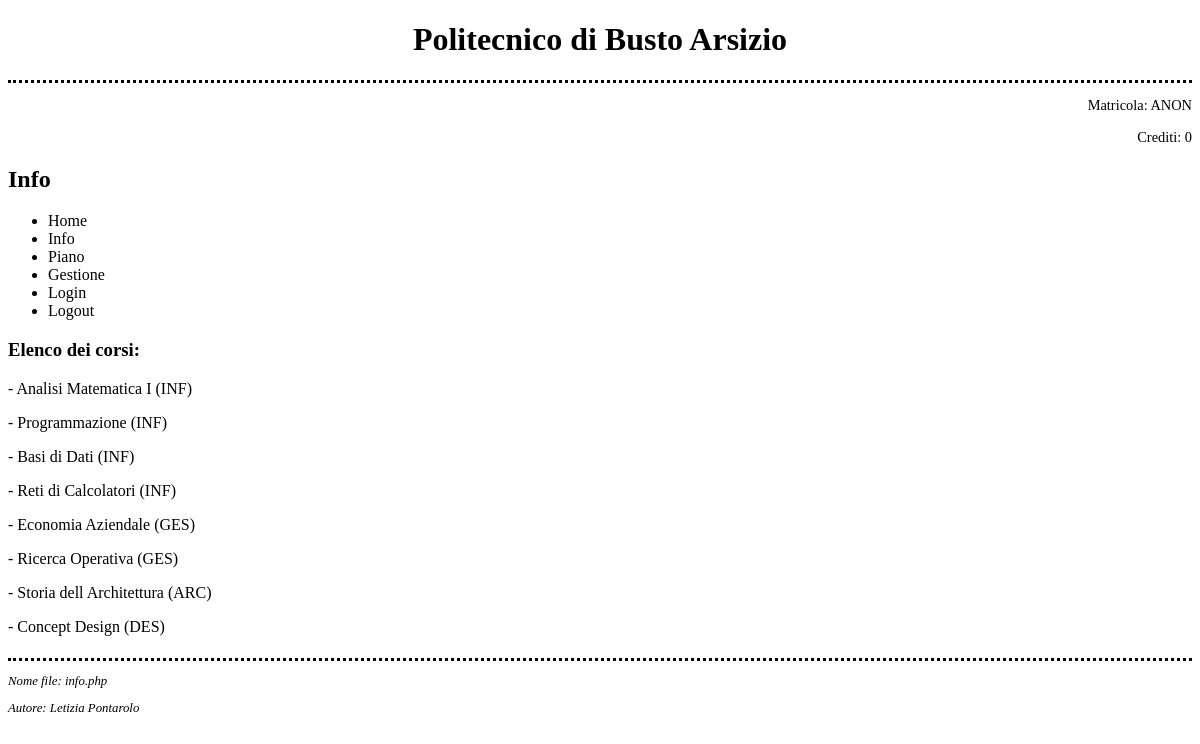
The page /pagine/info.php on the database its author committed.
### tables this page shows
CREATE TABLE IF NOT EXISTS corsi (
    Nome VARCHAR(100) DEFAULT NULL,
    Laurea VARCHAR(100) DEFAULT NULL,
    CID VARCHAR(100) DEFAULT NULL,
    Crediti INT DEFAULT NULL,
    Ore INT DEFAULT NULL,
    Attivo INT DEFAULT NULL
);

### pagine/info.php (the view, shortened to what this page needs)
<!doctype html>
<html lang="it">
    <head>
        <link rel="stylesheet" type="text/css" href="../altro/stile.css">
    </head>
    <body>
    <header class="titolo"><?php include '../altro/titolo.php'; ?></header>
    <div class="intestazione" ><?php include '../altro/intestazione.php'; ?></div>
		<h2 id="info" >Info</h2>
    <div class="menu" ><?php include '../altro/menu.php'; ?></div>
    <div class="centro">
<?php
$config = require __DIR__ . '/../config/database.local.php';
$con = mysqli_connect(
    $config['host'],
    $config['read_user'],
    $config['read_password'],
    $config['database']
);
mysqli_set_charset($con, 'utf8mb4');
  $query = "SELECT * FROM corsi WHERE Attivo='1'";
  $result = mysqli_query($con, $query);
  if (! $result)
   printf ("<p>errore – query fallita: %s<p>\n", mysqli_error($con));
  else
  echo "<h3>Elenco dei corsi:</h3>";
if (isset($_SESSION[ "loggato" ])) {
    if (!$_SESSION[ "loggato" ]) {
      while ($row = mysqli_fetch_assoc($result))
          echo "<p>- ".$row["Nome"]." (".$row["Laurea"].")</p>";
        }
      else {
        while ($row = mysqli_fetch_assoc($result))
          echo "<p>- ".$row["Nome"]." (".$row["Laurea"]." - ".$row["CID"]." - ".$row["Crediti"]." crediti - ".$row["Ore"]." ore)</p>";
      }
  }
  else {
    while ($row = mysqli_fetch_assoc($result))
          echo "<p>- ".$row["Nome"]." (".$row["Laurea"].")</p>";
  }
?>
</div>
<footer><?php include '../altro/footer.php'; ?></footer>
</body>
</html>

### altro/titolo.php
<?php
echo "<h1>Politecnico di Busto Arsizio</h1>"
?>

### altro/intestazione.php (shortened to what this page needs)
<?php
if (isset($_SESSION[ "loggato" ])) {
  if ($_SESSION[ "loggato" ] = true) {
    if ($_SESSION[ "studenteOResponsabile" ] == "studente") {
     echo "<p>Matricola: ".$_SESSION[ "matricola" ]."</p>";
     echo "<p>Crediti: ".$_SESSION[ "crediti" ]."</p>";  }
   else {
     echo "<p>Matricola: ".$_SESSION[ "matricola" ]."</p>";
     echo "<p>Crediti: NA</p>";   }
     }
     else {
      echo "<p>Matricola: ANON</p>";
      echo "<p>Crediti: 0</p>";  }
    }
 else {
   echo "<p>Matricola: ANON</p>";
   echo "<p>Crediti: 0</p>";  }
?>

### altro/menu.php (shortened to what this page needs)
<?php
echo "<ul>
<li><a id='home2' href='../pagine/home.php'>Home</a></li>
<li><a id='info2' href='../pagine/info.php'>Info</a></li>";
if (isset($_SESSION[ "studenteOResponsabile" ])) {
  if ($_SESSION[ "studenteOResponsabile" ] == "responsabile") {
    echo '<li><a id="piano2OFF" href="javascript:void(0);">Piano</a></li>';
  }
  else {
    echo '<li><a id="piano2" href="../pagine/piano.php">Piano</a></li>';
  }
}
else {
  echo '<li><a id="piano2" href="../pagine/piano.php">Piano</a></li>';
}
if (isset($_SESSION[ "studenteOResponsabile" ])) {
if ($_SESSION[ "studenteOResponsabile" ] == "responsabile") {
  echo '<li><a id="gestione2" href="../pagine/gestione.php">Gestione</a></li>';
}
else {
  echo '<li><a id="gestione2OFF" href="javascript:void(0);">Gestione</a></li>';
}
}
else {
  echo '<li><a id="gestione2OFF" href="javascript:void(0);">Gestione</a></li>';
}
if (isset($_SESSION[ "loggato" ])) {
if ($_SESSION[ "loggato" ] = true) {
  echo '<li><a id="loginOFF" href="javascript:void(0);">Login</a></li>';
}
else {
  echo "<li><a id='loginON' href='../pagine/login.php'>Login</a></li>";
}
}
else {
  echo "<li><a id='loginON' href='../pagine/login.php'>Login</a></li>";
}
if (isset($_SESSION[ "loggato" ])) {
if ($_SESSION[ "loggato" ] = true) {
  echo "<li><a id='logoutON' href='../azioniForm/logout.php'>Logout</a></li>";
}
else {
  echo '<li><a id="logoutOFF" href="javascript:void(0);">Logout</a></li>';
} }
else {
  echo '<li><a id="logoutOFF" href="javascript:void(0);">Logout</a></li>';
}
echo '</ul>'
?>

### altro/footer.php (shortened to what this page needs)
<?php
    $tags = get_meta_tags('../pagine/home.php');
    echo "<p>Nome file: ".basename($_SERVER['PHP_SELF'])."</p><p>Autore: ".$tags['author']."</p>";
?>

### altro/stile.css (style rules this page uses)
a:link#loginON { color: black; text-decoration: none; }
a:link#logoutOFF { color: black; text-decoration: none; }
a:link#home2 { color: black; text-decoration: none; }
a:link#info2 { color: black; text-decoration: none; }
a:link#piano2 { color: black; text-decoration: none; }
a:link#gestione2OFF { color: black; text-decoration: none; }
footer { font-style: italic; font-family: serif; ; font-size: 80% ; border-top-style: dotted; border-top-color: black; }
div.intestazione { font-family: serif; ; font-size: 90%; text-align: right; }
header { text-align: center; border-bottom-style: dotted; }
div.centro { padding-bottom: 0.5%; }

### rows shown on the page
corsi: Nome "Analisi Matematica I", Laurea "INF"
corsi: Nome "Programmazione", Laurea "INF"
corsi: Nome "Basi di Dati", Laurea "INF"
corsi: Nome "Reti di Calcolatori", Laurea "INF"
corsi: Nome "Economia Aziendale", Laurea "GES"
corsi: Nome "Ricerca Operativa", Laurea "GES"
corsi: Nome "Storia dell Architettura", Laurea "ARC"
corsi: Nome "Concept Design", Laurea "DES"

### other values the page prints
basename($_SERVER['PHP_SELF']) "info.php"
$tags['author'] "Letizia Pontarolo"
